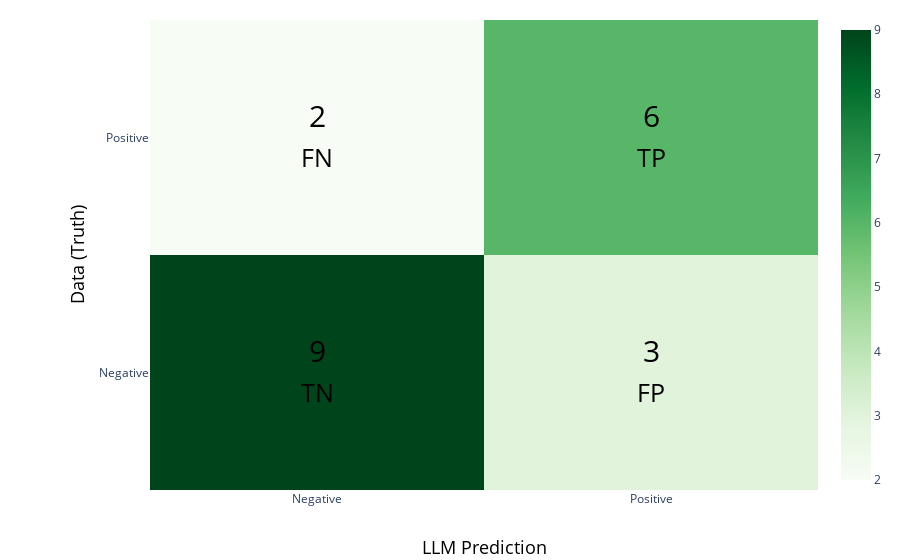

The notebook cell this image was saved under:
### Code cell
render_confusion_matrix(matrix)

### Figure 1 — Plotly figure (JSON) as saved in the notebook; plotly's stock layout.template omitted (floating-point values rounded to 4 significant figures)
{"data": [{"colorscale": [[0, "rgb(247,252,245)"], [0.125, "rgb(229,245,224)"], [0.25, "rgb(199,233,192)"], [0.375, "rgb(161,217,155)"], [0.5, "rgb(116,196,118)"], [0.625, "rgb(65,171,93)"], [0.75, "rgb(35,139,69)"], [0.875, "rgb(0,109,44)"], [1, "rgb(0,68,27)"]], "type": "heatmap", "x": ["Negative", "Positive"], "y": ["Negative", "Positive"], "z": [[9, 3], [2, 6]]}], "layout": {"annotations": [{"font": {"color": "black", "size": 18}, "showarrow": false, "text": "LLM Prediction", "x": 0.5, "xref": "paper", "y": -0.15, "yref": "paper"}, {"font": {"color": "black", "size": 18}, "showarrow": false, "text": "Data (Truth)", "textangle": -90, "x": -0.13, "xref": "paper", "y": 0.5, "yref": "paper"}, {"font": {"color": "black", "size": 30}, "showarrow": false, "text": "9", "x": 0, "xref": "x", "y": 0, "yanchor": "bottom", "yref": "y"}, {"font": {"color": "black", "size": 25}, "showarrow": false, "text": "TN", "x": 0, "xref": "x", "y": 0, "yanchor": "top", "yref": "y"}, {"font": {"color": "black", "size": 30}, "showarrow": false, "text": "3", "x": 1, "xref": "x", "y": 0, "yanchor": "bottom", "yref": "y"}, {"font": {"color": "black", "size": 25}, "showarrow": false, "text": "FP", "x": 1, "xref": "x", "y": 0, "yanchor": "top", "yref": "y"}, {"font": {"color": "black", "size": 30}, "showarrow": false, "text": "2", "x": 0, "xref": "x", "y": 1, "yanchor": "bottom", "yref": "y"}, {"font": {"color": "black", "size": 25}, "showarrow": false, "text": "FN", "x": 0, "xref": "x", "y": 1, "yanchor": "top", "yref": "y"}, {"font": {"color": "black", "size": 30}, "showarrow": false, "text": "6", "x": 1, "xref": "x", "y": 1, "yanchor": "bottom", "yref": "y"}, {"font": {"color": "black", "size": 25}, "showarrow": false, "text": "TP", "x": 1, "xref": "x", "y": 1, "yanchor": "top", "yref": "y"}], "autosize": true, "margin": {"b": 70, "l": 150, "t": 20}, "xaxis": {"autorange": true, "range": [-0.5, 1.5], "type": "category"}, "yaxis": {"autorange": true, "range": [-0.5, 1.5], "type": "category"}}}
